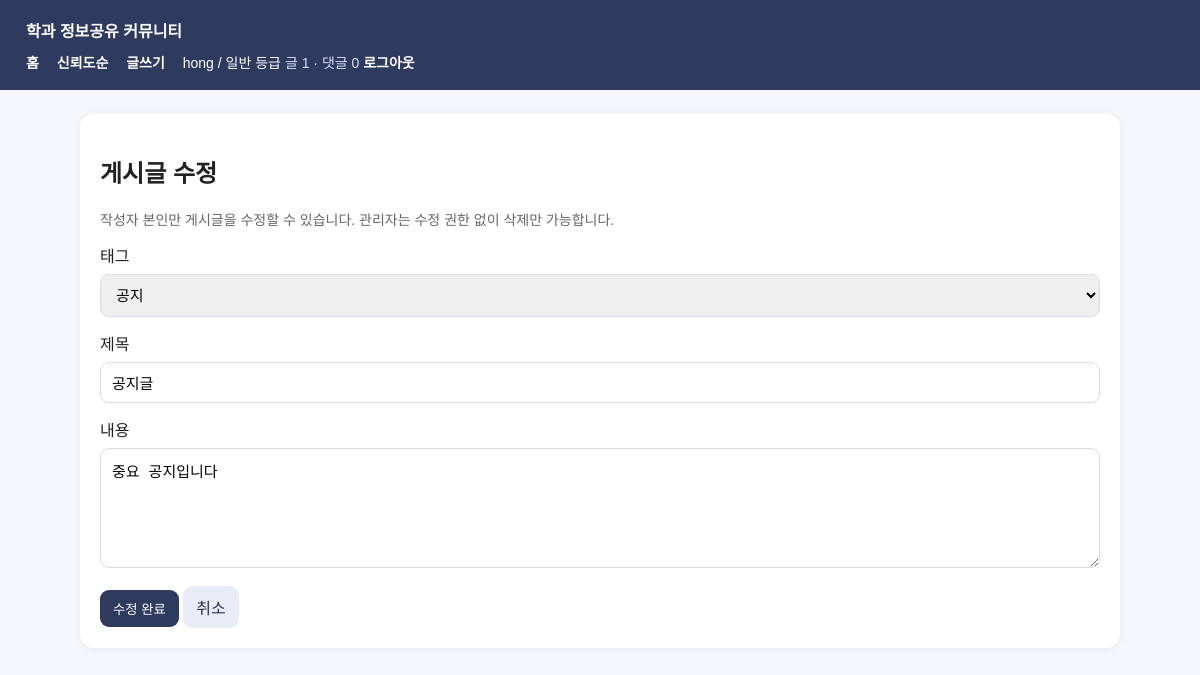
Screenshot of /post/1/edit (signed in) with the database file from the repository.
### tables this page shows
CREATE TABLE users (
                username TEXT PRIMARY KEY,
                password TEXT NOT NULL,
                name TEXT,
                age TEXT,
                phone TEXT,
                sns_profile TEXT UNIQUE NOT NULL,
                role TEXT DEFAULT '일반'
            );

CREATE TABLE posts (
                id INTEGER PRIMARY KEY AUTOINCREMENT,
                sns_profile TEXT NOT NULL,
                title TEXT NOT NULL,
                content TEXT NOT NULL,
                timestamp TEXT NOT NULL,
                category TEXT NOT NULL DEFAULT '수업',
                likes INTEGER DEFAULT 0,
                comments INTEGER DEFAULT 0,
                view_count INTEGER DEFAULT 0,
                archived INTEGER DEFAULT 0,
                FOREIGN KEY(sns_profile) REFERENCES users(sns_profile)
            );

### web_app.py (the view, shortened to what this page needs)
@app.route('/post/<int:post_id>/edit', methods=['GET', 'POST'])
@login_required
def edit_post(post_id):
    user = current_user()
    if user['grade'] == '관리자':
        flash('관리자는 게시글 수정 권한이 없으며 삭제만 가능합니다.')
        return redirect(url_for('post_detail', post_id=post_id))
    conn = get_db()
    post = conn.execute('SELECT * FROM posts WHERE id = ? AND archived = 0', (post_id,)).fetchone()
    if not post:
        conn.close()
        flash('게시글을 찾을 수 없습니다.')
        return redirect(url_for('index'))
    if post['sns_profile'] != user['sns_profile']:
        conn.close()
        flash('작성자 본인만 게시글을 수정할 수 있습니다.')
        return redirect(url_for('post_detail', post_id=post_id))
    conn.close()
    return render_template('edit_post.html', post=post)

### web_app.py (called while the page is built)
def get_db():
    conn = sqlite3.connect(DB_PATH)
    conn.row_factory = sqlite3.Row
    return conn

def get_activity_counts(conn, sns_profile):
    post_count = conn.execute("""
        SELECT COUNT(*) AS cnt FROM posts
        WHERE sns_profile = ? AND archived = 0
    """, (sns_profile,)).fetchone()['cnt']
    comment_count = conn.execute("""
        SELECT COUNT(*) AS cnt FROM comments
        WHERE sns_profile = ?
    """, (sns_profile,)).fetchone()['cnt']
    return post_count, comment_count

def decide_grade(username, sns_profile, post_count, comment_count):
    if username == ADMIN_USERNAME or sns_profile == '관리자':
        return '관리자'
    if post_count >= 10 and comment_count >= 10:
        return '최우수'
    if post_count >= 5 and comment_count >= 5:
        return '우수'
    if post_count >= 1:
        return '일반'
    return '신입'

def current_user():
    if 'username' not in session:
        return None
    conn = get_db()
    row = conn.execute('SELECT * FROM users WHERE username = ?', (session['username'],)).fetchone()
    if not row:
        conn.close()
        return None
    data = dict(row)
    post_count, comment_count = get_activity_counts(conn, data['sns_profile'])
    grade = decide_grade(data['username'], data['sns_profile'], post_count, comment_count)
    data['grade'] = grade
    data['grade_weight'] = GRADE_RULES[grade]['weight']
    data['post_count'] = post_count
    data['comment_count'] = comment_count
    data['can_view'] = GRADE_RULES[grade]['can_view']
    data['can_interact'] = GRADE_RULES[grade]['can_interact']
    conn.close()
    return data

def login_required(view):
    @wraps(view)
    def wrapped(*args, **kwargs):
        if 'username' not in session:
            flash('로그인이 필요합니다.')
            return redirect(url_for('login'))
        return view(*args, **kwargs)
    return wrapped

@app.context_processor
def inject_globals():
    return {'categories': CATEGORIES, 'user': current_user()}

### templates/edit_post.html
{% extends 'base.html' %}
{% block content %}
<div class="card">
  <h2>게시글 수정</h2>
  <p class="muted">작성자 본인만 게시글을 수정할 수 있습니다. 관리자는 수정 권한 없이 삭제만 가능합니다.</p>
  <form method="post">
    <label>태그</label>
    <select name="category" required>
      {% for c in categories %}
        <option value="{{ c }}" {% if post['category'] == c %}selected{% endif %}>{{ c }}</option>
      {% endfor %}
    </select>
    <label>제목</label>
    <input name="title" required value="{{ post['title'] }}">
    <label>내용</label>
    <textarea name="content" required>{{ post['content'] }}</textarea>
    <button class="btn" type="submit">수정 완료</button>
    <a class="btn light" href="{{ url_for('post_detail', post_id=post['id']) }}">취소</a>
  </form>
</div>
{% endblock %}

### templates/base.html (shortened to what this page needs)
<!doctype html>
<html lang="ko">
<head>
</head>
<body>
<header>
  <div><a href="{{ url_for('index') }}">학과 정보공유 커뮤니티</a></div>
  <div class="nav">
    <a href="{{ url_for('index') }}">홈</a>
    <a href="{{ url_for('index', mode='trust') }}">신뢰도순</a>
    {% if user %}
      <a href="{{ url_for('write') }}">글쓰기</a>
      <span>{{ user['sns_profile'] }} / {{ user['grade'] }} 등급</span>
      <span class="muted" style="color:#d9def4;">글 {{ user['post_count'] }} · 댓글 {{ user['comment_count'] }}</span>
      <a href="{{ url_for('logout') }}">로그아웃</a>
    {% else %}
      <a href="{{ url_for('login') }}">로그인</a>
      <a href="{{ url_for('register') }}">회원가입</a>
    {% endif %}
  </div>
</header>
<div class="wrap">
  {% block content %}{% endblock %}
</div>
</body>
</html>

### templates/base.html (style rules this page uses)
body { margin:0; font-family: Arial, 'Malgun Gothic', sans-serif; background:#f6f7fb; color:#222; }
header { background:#2f3a5f; color:white; padding:18px 26px; }
header a { color:white; text-decoration:none; margin-right:14px; font-weight:600; }
.wrap { max-width:1040px; margin:24px auto; padding:0 18px; }
.card { background:white; border-radius:14px; padding:20px; margin-bottom:16px; box-shadow:0 2px 10px rgba(0,0,0,.06); }
.nav { margin-top:10px; font-size:14px; }
.btn { display:inline-block; border:0; border-radius:9px; background:#2f3a5f; color:white; padding:9px 13px; text-decoration:none; cursor:pointer; }
.btn.light { background:#e9ecf7; color:#283153; }
input, textarea, select { width:100%; box-sizing:border-box; padding:11px; margin:7px 0 14px; border:1px solid #d7dce8; border-radius:9px; font-size:15px; }
textarea { min-height:120px; }
.muted { color:#666; font-size:14px; }

### rows the page displays
users: sns_profile "hong"
posts: category "공지", title "공지글", content "중요 공지입니다"

### other values shown
{{ user['grade'] }} "일반"
{{ user['post_count'] }} "1"
{{ user['comment_count'] }} "0"
